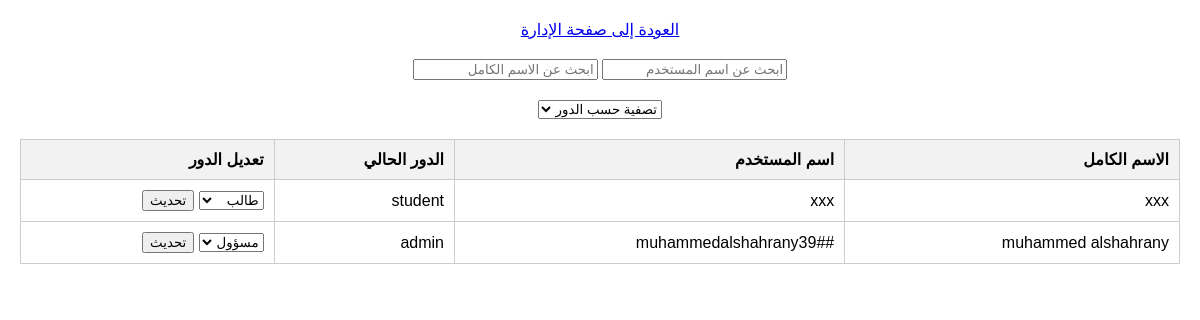
The page /manage_roles.php (signed in) on the database its author committed.
### tables this page shows
CREATE TABLE `users` (
  `id` int(11) NOT NULL,
  `full_name` varchar(100) NOT NULL,
  `username` varchar(50) NOT NULL,
  `password` varchar(255) NOT NULL,
  `email` varchar(100) NOT NULL,
  `role` enum('student','teacher','admin') NOT NULL,
  `created_at` timestamp NOT NULL DEFAULT current_timestamp(),
  `phone` varchar(15) DEFAULT NULL,
  `gender` enum('male','female','other') DEFAULT NULL,
  `status` enum('active','inactive') NOT NULL DEFAULT 'active'
);

### manage_roles.php (the view, shortened to what this page needs)
<?php
$conn = new mysqli("localhost", "root", "", "onlineexamdb");
$users = [];
$result = $conn->query("SELECT id, username, full_name, role FROM users");
while ($row = $result->fetch_assoc()) {
    $users[] = $row;
}
?>
<!DOCTYPE html>
<html lang="ar" dir="rtl">
<head>
</head>
<body>
    <div class="button-container">
        <a href="admin_page.php" class="button">العودة إلى صفحة الإدارة</a>
    </div>
    <div class="search-container">
        <input type="text" id="usernameSearch" placeholder="ابحث عن اسم المستخدم">
        <input type="text" id="fullNameSearch" placeholder="ابحث عن الاسم الكامل">
    </div>
    <div class="filter-container">
        <select id="roleFilter">
            <option value="">تصفية حسب الدور</option>
        </select>
    </div>
    <table id="userTable">
        <thead>
            <tr>
                <th>الاسم الكامل</th>
                <th>اسم المستخدم</th>
                <th>الدور الحالي</th>
                <th>تعديل الدور</th>
            </tr>
        </thead>
        <tbody>
            <?php foreach ($users as $user): ?>
                <tr>
                    <td><?php echo $user['full_name']; ?></td>
                    <td><?php echo $user['username']; ?></td>
                    <td class="role"><?php echo $user['role']; ?></td>
                    <td>
                        <select class="role-select" data-user-id="<?php echo $user['id']; ?>">
                            <option value="student" <?php echo ($user['role'] == 'student') ? 'selected' : ''; ?>>طالب</option>
                            <option value="admin" <?php echo ($user['role'] == 'admin') ? 'selected' : ''; ?>>مسؤول</option>
                        </select>
                        <button class="update-role">تحديث</button>
                    </td>
                </tr>
            <?php endforeach; ?>
        </tbody>
    </table>
</body>
</html>

### manage_roles.php (style rules this page uses)
body { font-family: Arial, sans-serif; margin: 20px; }
table { width: 100%; border-collapse: collapse; margin-top: 20px; }
th, td { border: 1px solid #ccc; padding: 10px; text-align: right; }
th { background-color: #f2f2f2; }
.button-container { text-align: center; margin-bottom: 20px; }
.search-container { text-align: center; margin-bottom: 20px; }
.filter-container { text-align: center; margin-bottom: 20px; }

### rows shown on the page
users: full_name "xxx", username "xxx", role "student", role+id "طالب"
users: full_name "muhammed alshahrany", username "muhammedalshahrany39##", role "admin", role+id "مسؤول"
